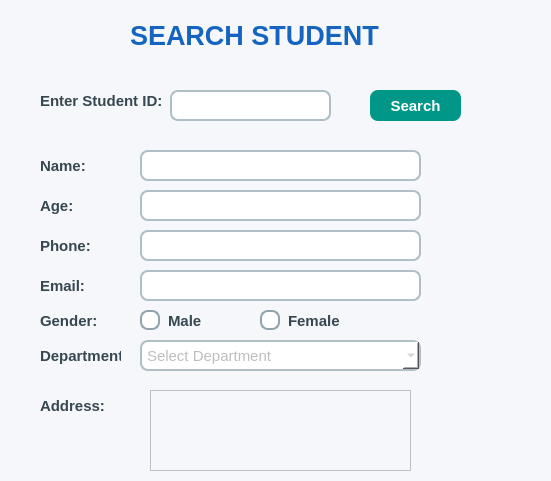
<?xml version="1.0" encoding="UTF-8"?>
<ui version="4.0">
 <class>searchstudent</class>
 <widget class="QWidget" name="searchstudent">
  <property name="enabled">
   <bool>true</bool>
  </property>
  <property name="geometry">
   <rect>
    <x>0</x>
    <y>0</y>
    <width>551</width>
    <height>481</height>
   </rect>
  </property>
  <property name="windowTitle">
   <string>Form</string>
  </property>
  <property name="styleSheet">
   <string notr="true">QWidget
{
    background-color:#F5F7FA;
}
</string>
  </property>
  <widget class="QLabel" name="label">
   <property name="geometry">
    <rect>
     <x>130</x>
     <y>10</y>
     <width>311</width>
     <height>51</height>
    </rect>
   </property>
   <property name="font">
    <font>
     <pointsize>20</pointsize>
     <bold>true</bold>
    </font>
   </property>
   <property name="styleSheet">
    <string notr="true">QLabel
{
    color:#1565C0;
}
</string>
   </property>
   <property name="text">
    <string>SEARCH STUDENT</string>
   </property>
  </widget>
  <widget class="QPushButton" name="btnSearch">
   <property name="geometry">
    <rect>
     <x>370</x>
     <y>90</y>
     <width>91</width>
     <height>31</height>
    </rect>
   </property>
   <property name="styleSheet">
    <string notr="true">QPushButton
{
    background-color:#009688;
    color:white;
    border:none;
    border-radius:8px;
    font-size:11pt;
    font-weight:bold;
    padding:6px;
}

QPushButton:hover
{
    background-color:#00897B;
}
</string>
   </property>
   <property name="text">
    <string>Search</string>
   </property>
  </widget>
  <widget class="QLineEdit" name="txtName">
   <property name="geometry">
    <rect>
     <x>140</x>
     <y>150</y>
     <width>281</width>
     <height>31</height>
    </rect>
   </property>
   <property name="styleSheet">
    <string notr="true">QLineEdit
{
    border:2px solid #B0BEC5;
    border-radius:8px;
    padding:5px;
    background:white;
    color:black;
    font-size:11pt;
}

QLineEdit:focus
{
    border:2px solid #1976D2;
}</string>
   </property>
   <property name="readOnly">
    <bool>true</bool>
   </property>
  </widget>
  <widget class="QLineEdit" name="txtAge">
   <property name="geometry">
    <rect>
     <x>140</x>
     <y>190</y>
     <width>281</width>
     <height>31</height>
    </rect>
   </property>
   <property name="styleSheet">
    <string notr="true">QLineEdit
{
    border:2px solid #B0BEC5;
    border-radius:8px;
    padding:5px;
    background:white;
    color:black;
    font-size:11pt;
}

QLineEdit:focus
{
    border:2px solid #1976D2;
}</string>
   </property>
   <property name="readOnly">
    <bool>true</bool>
   </property>
  </widget>
  <widget class="QLineEdit" name="txtPhone">
   <property name="geometry">
    <rect>
     <x>140</x>
     <y>230</y>
     <width>281</width>
     <height>31</height>
    </rect>
   </property>
   <property name="styleSheet">
    <string notr="true">QLineEdit
{
    border:2px solid #B0BEC5;
    border-radius:8px;
    padding:5px;
    background:white;
    color:black;
    font-size:11pt;
}

QLineEdit:focus
{
    border:2px solid #1976D2;
}</string>
   </property>
   <property name="readOnly">
    <bool>true</bool>
   </property>
  </widget>
  <widget class="QLineEdit" name="txtEmail">
   <property name="geometry">
    <rect>
     <x>140</x>
     <y>270</y>
     <width>281</width>
     <height>31</height>
    </rect>
   </property>
   <property name="styleSheet">
    <string notr="true">QLineEdit
{
    border:2px solid #B0BEC5;
    border-radius:8px;
    padding:5px;
    background:white;
    color:black;
    font-size:11pt;
}

QLineEdit:focus
{
    border:2px solid #1976D2;
}</string>
   </property>
   <property name="readOnly">
    <bool>true</bool>
   </property>
  </widget>
  <widget class="QComboBox" name="cmbDepartment">
   <property name="enabled">
    <bool>false</bool>
   </property>
   <property name="geometry">
    <rect>
     <x>140</x>
     <y>340</y>
     <width>281</width>
     <height>31</height>
    </rect>
   </property>
   <property name="styleSheet">
    <string notr="true">QComboBox
{
    border:2px solid #B0BEC5;
    border-radius:8px;
    padding:5px;
    background:white;
    font-size:11pt;
}

QComboBox:focus
{
    border:2px solid #1976D2;
}
</string>
   </property>
   <item>
    <property name="text">
     <string>Select Department</string>
    </property>
   </item>
   <item>
    <property name="text">
     <string>Computer Science</string>
    </property>
   </item>
   <item>
    <property name="text">
     <string>Electronics And Communication</string>
    </property>
   </item>
   <item>
    <property name="text">
     <string>Mechanical</string>
    </property>
   </item>
   <item>
    <property name="text">
     <string>Civil</string>
    </property>
   </item>
   <item>
    <property name="text">
     <string>Electrical</string>
    </property>
   </item>
   <item>
    <property name="text">
     <string>Information Science</string>
    </property>
   </item>
  </widget>
  <widget class="QRadioButton" name="rdoMale">
   <property name="enabled">
    <bool>false</bool>
   </property>
   <property name="geometry">
    <rect>
     <x>140</x>
     <y>310</y>
     <width>91</width>
     <height>21</height>
    </rect>
   </property>
   <property name="font">
    <font>
     <pointsize>11</pointsize>
     <fontweight>Medium</fontweight>
    </font>
   </property>
   <property name="styleSheet">
    <string notr="true">QRadioButton
{
    color:#37474F;
    font-size:11pt;
    font-weight:500;
    spacing:8px;
}

QRadioButton::indicator
{
    width:16px;
    height:16px;
}

QRadioButton::indicator:unchecked
{
    border:2px solid #90A4AE;
    border-radius:8px;
    background:white;
}

QRadioButton::indicator:checked
{
    border:2px solid #1976D2;
    border-radius:8px;
    background:#1976D2;
}
</string>
   </property>
   <property name="text">
    <string>Male</string>
   </property>
  </widget>
  <widget class="QRadioButton" name="rdoFemale">
   <property name="enabled">
    <bool>false</bool>
   </property>
   <property name="geometry">
    <rect>
     <x>260</x>
     <y>310</y>
     <width>91</width>
     <height>21</height>
    </rect>
   </property>
   <property name="font">
    <font>
     <pointsize>11</pointsize>
     <fontweight>Medium</fontweight>
    </font>
   </property>
   <property name="styleSheet">
    <string notr="true">QRadioButton
{
    color:#37474F;
    font-size:11pt;
    font-weight:500;
    spacing:8px;
}

QRadioButton::indicator
{
    width:16px;
    height:16px;
}

QRadioButton::indicator:unchecked
{
    border:2px solid #90A4AE;
    border-radius:8px;
    background:white;
}

QRadioButton::indicator:checked
{
    border:2px solid #1976D2;
    border-radius:8px;
    background:#1976D2;
}</string>
   </property>
   <property name="text">
    <string>Female</string>
   </property>
  </widget>
  <widget class="QTextEdit" name="txtAddress">
   <property name="geometry">
    <rect>
     <x>150</x>
     <y>390</y>
     <width>261</width>
     <height>81</height>
    </rect>
   </property>
   <property name="styleSheet">
    <string notr="true">QPlainTextEdit
{
    border:2px solid #B0BEC5;
    border-radius:8px;
    background:white;
    padding:5px;
    font-size:11pt;
}

QPlainTextEdit:focus
{
    border:2px solid #1976D2;
}
</string>
   </property>
   <property name="readOnly">
    <bool>true</bool>
   </property>
  </widget>
  <widget class="QLabel" name="label_2">
   <property name="geometry">
    <rect>
     <x>40</x>
     <y>150</y>
     <width>81</width>
     <height>31</height>
    </rect>
   </property>
   <property name="font">
    <font>
     <pointsize>11</pointsize>
     <bold>true</bold>
    </font>
   </property>
   <property name="styleSheet">
    <string notr="true">QLabel
{
    color:#37474F;
}
</string>
   </property>
   <property name="text">
    <string>Name:</string>
   </property>
  </widget>
  <widget class="QLabel" name="label_3">
   <property name="geometry">
    <rect>
     <x>40</x>
     <y>190</y>
     <width>61</width>
     <height>31</height>
    </rect>
   </property>
   <property name="font">
    <font>
     <pointsize>11</pointsize>
     <bold>true</bold>
    </font>
   </property>
   <property name="styleSheet">
    <string notr="true">QLabel
{
    color:#37474F;
}
</string>
   </property>
   <property name="text">
    <string>Age:</string>
   </property>
  </widget>
  <widget class="QLabel" name="label_4">
   <property name="geometry">
    <rect>
     <x>40</x>
     <y>230</y>
     <width>71</width>
     <height>31</height>
    </rect>
   </property>
   <property name="font">
    <font>
     <pointsize>11</pointsize>
     <bold>true</bold>
    </font>
   </property>
   <property name="styleSheet">
    <string notr="true">QLabel
{
    color:#37474F;
}
</string>
   </property>
   <property name="text">
    <string>Phone:</string>
   </property>
  </widget>
  <widget class="QLabel" name="label_5">
   <property name="geometry">
    <rect>
     <x>40</x>
     <y>270</y>
     <width>61</width>
     <height>31</height>
    </rect>
   </property>
   <property name="font">
    <font>
     <pointsize>11</pointsize>
     <bold>true</bold>
    </font>
   </property>
   <property name="styleSheet">
    <string notr="true">QLabel
{
    color:#37474F;
}
</string>
   </property>
   <property name="text">
    <string>Email:</string>
   </property>
  </widget>
  <widget class="QLabel" name="label_6">
   <property name="geometry">
    <rect>
     <x>40</x>
     <y>310</y>
     <width>61</width>
     <height>21</height>
    </rect>
   </property>
   <property name="font">
    <font>
     <pointsize>11</pointsize>
     <bold>true</bold>
    </font>
   </property>
   <property name="styleSheet">
    <string notr="true">QLabel
{
    color:#37474F;
}
</string>
   </property>
   <property name="text">
    <string>Gender:</string>
   </property>
  </widget>
  <widget class="QLabel" name="label_7">
   <property name="geometry">
    <rect>
     <x>40</x>
     <y>345</y>
     <width>81</width>
     <height>21</height>
    </rect>
   </property>
   <property name="font">
    <font>
     <pointsize>11</pointsize>
     <bold>true</bold>
    </font>
   </property>
   <property name="styleSheet">
    <string notr="true">QLabel
{
    color:#37474F;
}
</string>
   </property>
   <property name="text">
    <string>Department:</string>
   </property>
  </widget>
  <widget class="QLabel" name="label_8">
   <property name="geometry">
    <rect>
     <x>40</x>
     <y>390</y>
     <width>81</width>
     <height>31</height>
    </rect>
   </property>
   <property name="font">
    <font>
     <pointsize>11</pointsize>
     <bold>true</bold>
    </font>
   </property>
   <property name="styleSheet">
    <string notr="true">QLabel
{
    color:#37474F;
}
</string>
   </property>
   <property name="text">
    <string>Address:</string>
   </property>
  </widget>
  <widget class="QLineEdit" name="txtStudentID">
   <property name="geometry">
    <rect>
     <x>170</x>
     <y>90</y>
     <width>161</width>
     <height>31</height>
    </rect>
   </property>
   <property name="styleSheet">
    <string notr="true">QLineEdit
{
    border:2px solid #B0BEC5;
    border-radius:8px;
    padding:5px;
    background:white;
    color:black;
    font-size:11pt;
}

QLineEdit:focus
{
    border:2px solid #1976D2;
}
</string>
   </property>
  </widget>
  <widget class="QLabel" name="label_9">
   <property name="geometry">
    <rect>
     <x>40</x>
     <y>90</y>
     <width>121</width>
     <height>21</height>
    </rect>
   </property>
   <property name="font">
    <font>
     <pointsize>11</pointsize>
     <bold>true</bold>
    </font>
   </property>
   <property name="styleSheet">
    <string notr="true">QLabel
{
    color:#37474F;
}
</string>
   </property>
   <property name="text">
    <string>Enter Student ID:</string>
   </property>
  </widget>
 </widget>
 <resources/>
 <connections/>
</ui>
